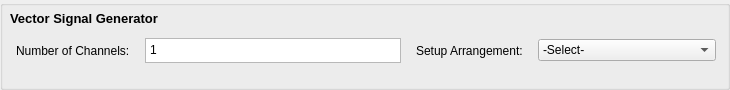
               <widget class="QGroupBox" name="groupBox">
                <property name="layoutDirection">
                 <enum>Qt::RightToLeft</enum>
                </property>
                <property name="title">
                 <string/>
                </property>
                <widget class="QWidget" name="horizontalLayoutWidget">
                 <property name="geometry">
                  <rect>
                   <x>10</x>
                   <y>20</y>
                   <width>711</width>
                   <height>61</height>
                  </rect>
                 </property>
                 <layout class="QHBoxLayout" name="horizontalLayout" stretch="0,0,0,0">
                  <property name="spacing">
                   <number>15</number>
                  </property>
                  <property name="leftMargin">
                   <number>6</number>
                  </property>
                  <property name="rightMargin">
                   <number>5</number>
                  </property>
                  <item>
                   <widget class="QComboBox" name="vsgSetup">
                    <property name="sizePolicy">
                     <sizepolicy hsizetype="Expanding" vsizetype="Fixed">
                      <horstretch>0</horstretch>
                      <verstretch>0</verstretch>
                     </sizepolicy>
                    </property>
                    <property name="layoutDirection">
                     <enum>Qt::LeftToRight</enum>
                    </property>
                    <item>
                     <property name="text">
                      <string>-Select-</string>
                     </property>
                    </item>
                    <item>
                     <property name="text">
                      <string>AWG</string>
                     </property>
                    </item>
                    <item>
                     <property name="text">
                      <string>AWG &amp; Upconverter</string>
                     </property>
                    </item>
                    <item>
                     <property name="text">
                      <string>AWG &amp; PSG</string>
                     </property>
                    </item>
                    <item>
                     <property name="text">
                      <string>VSG</string>
                     </property>
                    </item>
                   </widget>
                  </item>
                  <item>
                   <widget class="QLabel" name="label_37">
                    <property name="font">
                     <font>
                      <family>Arial</family>
                      <pointsize>9</pointsize>
                     </font>
                    </property>
                    <property name="toolTip">
                     <string>&lt;html&gt;&lt;head/&gt;&lt;body&gt;&lt;p&gt;What are the components of the Vector Signal Generator?&lt;/p&gt;&lt;/body&gt;&lt;/html&gt;</string>
                    </property>
                    <property name="text">
                     <string>Setup Arrangement:</string>
                    </property>
                   </widget>
                  </item>
                  <item>
                   <widget class="QPlainTextEdit" name="vsgNoChannels">
                    <property name="sizePolicy">
                     <sizepolicy hsizetype="Expanding" vsizetype="Fixed">
                      <horstretch>0</horstretch>
                      <verstretch>0</verstretch>
                     </sizepolicy>
                    </property>
                    <property name="maximumSize">
                     <size>
                      <width>16777215</width>
                      <height>25</height>
                     </size>
                    </property>
                    <property name="acceptDrops">
                     <bool>true</bool>
                    </property>
                    <property name="toolTip">
                     <string/>
                    </property>
                    <property name="toolTipDuration">
                     <number>-1</number>
                    </property>
                    <property name="statusTip">
                     <string/>
                    </property>
                    <property name="inputMethodHints">
                     <set>Qt::ImhFormattedNumbersOnly</set>
                    </property>
                    <property name="verticalScrollBarPolicy">
                     <enum>Qt::ScrollBarAlwaysOff</enum>
                    </property>
                    <property name="plainText">
                     <string>1</string>
                    </property>
                    <property name="placeholderText">
                     <string/>
                    </property>
                   </widget>
                  </item>
                  <item>
                   <widget class="QLabel" name="label_36">
                    <property name="font">
                     <font>
                      <family>Arial</family>
                      <pointsize>9</pointsize>
                     </font>
                    </property>
                    <property name="toolTip">
                     <string>&lt;html&gt;&lt;head/&gt;&lt;body&gt;&lt;p&gt;How many VSG channels are in use? ( e.g. 1)&lt;/p&gt;&lt;p&gt;If SISO DUT, the default is 1.&lt;/p&gt;&lt;/body&gt;&lt;/html&gt;</string>
                    </property>
                    <property name="text">
                     <string>Number of Channels:</string>
                    </property>
                   </widget>
                  </item>
                 </layout>
                </widget>
                <widget class="QLabel" name="label">
                 <property name="geometry">
                  <rect>
                   <x>10</x>
                   <y>10</y>
                   <width>171</width>
                   <height>16</height>
                  </rect>
                 </property>
                 <property name="font">
                  <font>
                   <pointsize>10</pointsize>
                   <weight>75</weight>
                   <bold>true</bold>
                  </font>
                 </property>
                 <property name="text">
                  <string>Vector Signal Generator</string>
                 </property>
                 <property name="scaledContents">
                  <bool>false</bool>
                 </property>
                </widget>
               </widget>
